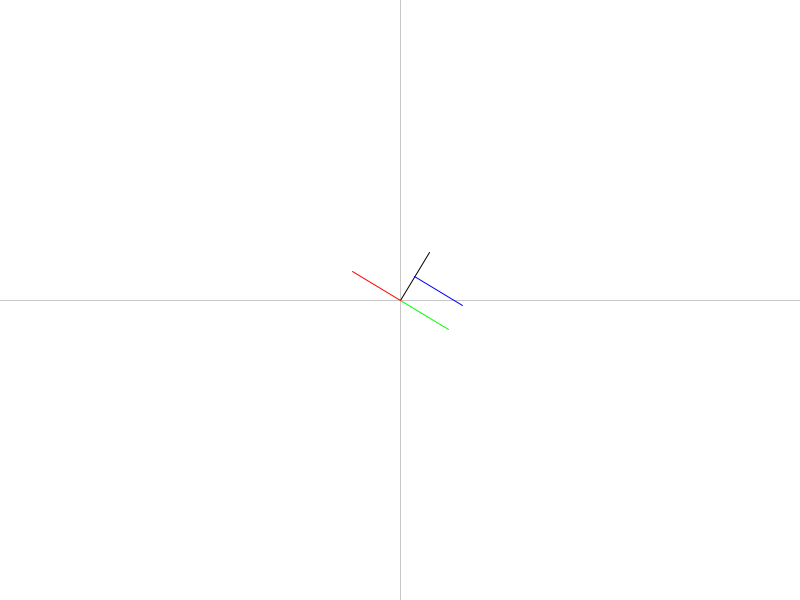
Frame 1 (no input)
Frame 60 (the mouse pressed at the canvas centre just before this capture): identical to frame 1, image omitted
Frame 120 (the mouse held since frame 60 and released just before this capture): identical to frame 1, image omitted

The Processing sketch that drew this single still picture (run headless with seeded random() and noise(); from frame 60 on, the mouse is pressed at the canvas centre):

// Processing sketch: perpendicular
// ── perpendicular.pde
/**
 * draw a vector perpendicular to another vector
 * the black vector is the original one
 * the green vector is right handed
 * the red vector is left handed
 * the blue vector is right handed and starts from the middle of the original vector
 */

int x, y;

void setup() {
  size(800, 600);
  randomVector();
}

void draw() {
  background(255);

  stroke(200);
  line(0, height / 2, width, height / 2);
  line(width / 2, 0, width / 2, height);
  translate(width / 2, height / 2);

  // original vector
  PVector a = new PVector(x, y);
  stroke(0);
  line(0, 0, a.x, a.y);

  // right hand perpendicular vector
  PVector a2 = new PVector(-a.y, a.x);
  stroke(0, 255, 0);
  line(0, 0, a2.x, a2.y);

  // left hand perpendicular vector
  PVector a3 = new PVector(a.y, -a.x);
  stroke(255, 0, 0);
  line(0, 0, a3.x, a3.y);

  // right hand perpendicular vector at given location
  PVector position = a.get();
  position.mult(0.5);
  PVector a4 = new PVector(-a.y, a.x);
  a4.add(position);
  stroke(0, 0, 255);
  line(position.x, position.y, a4.x, a4.y);
}

void mouseClicked() {
  randomVector();
}

void randomVector() {
  x = round(random(-100, 100));
  y = round(random(-100, 100));
}
